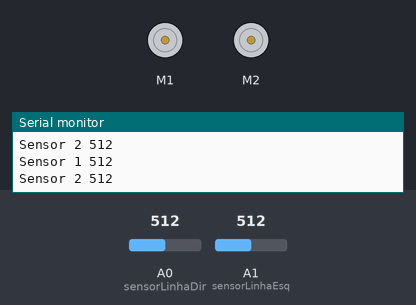
Bench run of a sketch on a simulated Arduino Uno, built with avr-gcc and run on an emulated ATmega328P. Parts: 2 × DC motor (green arrow = forward, orange = backward, longer = faster), the last lines printed to the serial monitor. The inputs (shaded band) are chosen by the test bench; at power-on: A0 (sensorLinhaDir) = 512, A1 (sensorLinhaEsq) = 512.

Above: at 1.2 s.
1.3 s: A0 (sensorLinhaDir) set to 683
2.8 s: A0 (sensorLinhaDir) set to 713
At 3.5 s:
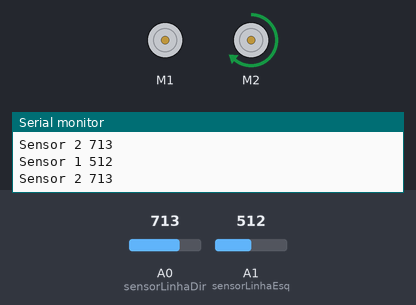
4.5 s: A1 (sensorLinhaEsq) set to 682
6.0 s: A1 (sensorLinhaEsq) set to 709
At 7.2 s:
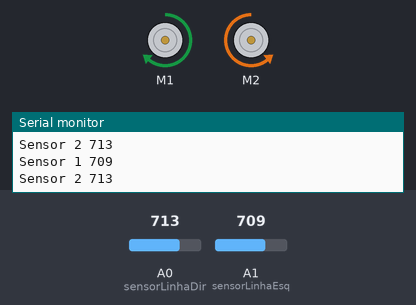
7.5 s: A0 (sensorLinhaDir) set to 511
At 8.7 s:
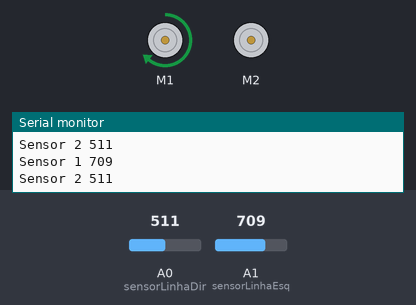
9.0 s: A0 (sensorLinhaDir) set to 716
At 10.0 s:
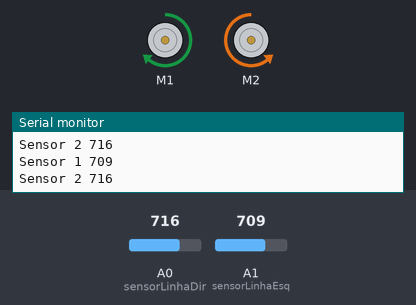
Timing chart, 0 to 11.5 s (numbered marks = the images above; inputs shaded):
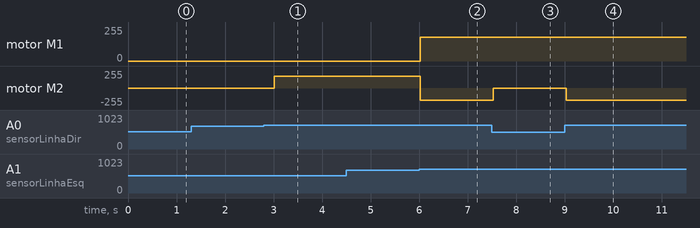

The sketch:

roboArduino.ino
```cpp
// (licence header left out)
#include <AFMotor.h>

//Define os motores do shield que serão usados
AF_DCMotor motorDir(1), motorEsq(2);

//`Portas Analogicas do Sensor de refletancia
int sensorLinhaDir = A0;
int sensorLinhaEsq = A1;

//Valor de corte < 700 branco > preto
int ValorCorte = 700;

//Velocidade do carrinho
const int velocidade = 180;

//Valores de leitura do sensor de refletancia
int valorLinhaEsq, valorLinhaDir = 0;

void setup()
{
  Serial.begin(9600);           // set up Serial library at 9600 bps

  //Liga is motores
  motorDir.setSpeed(velocidade);
  motorEsq.setSpeed(velocidade);

  //motorDir.run(RELEASE);
  //motorEsq.run(RELEASE);
}

void loop()
{
  uint8_t i;

  valorLinhaEsq = analogRead(sensorLinhaEsq);
  valorLinhaDir = analogRead(sensorLinhaDir);

  //Se os sensores maior que valor de corte segue em frente
  if((valorLinhaEsq > ValorCorte) && (valorLinhaDir > ValorCorte))
  {
    motorDir.run(BACKWARD);
    motorEsq.run(BACKWARD);

    motorDir.run(FORWARD);
    motorEsq.run(BACKWARD);
  }

  //Se os sensores esquerdo menor que valor de corte vira para esquerda
  if((valorLinhaEsq < ValorCorte)&&(valorLinhaDir > ValorCorte))
  {
    //motorEsq.setSpeed(velocidade);

    motorDir.run(RELEASE);
    motorEsq.run(FORWARD);
  }

  //Se os sensor direito menor que valor de corte vira para esquerda
  if((valorLinhaEsq > ValorCorte)&&(valorLinhaDir < ValorCorte))
  {
    //motorDir.setSpeed(velocidade);
    //motorEsq.setSpeed(0);

    motorDir.run(FORWARD);
    motorEsq.run(RELEASE);
  }

  Serial.print("Sensor 1 ");
  Serial.println(valorLinhaEsq);


   Serial.print("Sensor 2 ");
  Serial.println(valorLinhaDir);

  delay(250);
}
```

Measured:
- the behaviour switches between 700 and 701 on A0 (sensorLinhaDir) (found by bisection; images 0 and 1)
- the behaviour switches between 700 and 701 on A1 (sensorLinhaEsq) (found by bisection; images 1 and 2)
- after the input at 2.8 s, motor M2: stopped → forward 180/255 after 0.21 s
- after the input at 6.0 s, motor M1: stopped → forward 180/255 at once; motor M2: forward 180/255 → backward 180/255 at once
- after the input at 7.5 s, motor M2: backward 180/255 → stopped at once
- after the input at 9.0 s, motor M2: stopped → backward 180/255 at once
